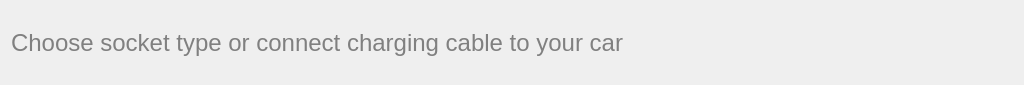
<?xml version="1.0" encoding="UTF-8"?>
<ui version="4.0">
 <class>HomeScreenNotificationBar</class>
 <widget class="QWidget" name="HomeScreenNotificationBar">
  <property name="geometry">
   <rect>
    <x>0</x>
    <y>0</y>
    <width>1024</width>
    <height>85</height>
   </rect>
  </property>
  <property name="minimumSize">
   <size>
    <width>1024</width>
    <height>85</height>
   </size>
  </property>
  <property name="maximumSize">
   <size>
    <width>1280</width>
    <height>85</height>
   </size>
  </property>
  <property name="windowTitle">
   <string>Form</string>
  </property>
  <property name="styleSheet">
   <string notr="true"/>
  </property>
  <layout class="QVBoxLayout" name="verticalLayout">
   <item>
    <widget class="QLabel" name="homeScreenNotificationLabel">
     <property name="styleSheet">
      <string notr="true">#homeScreenNotificationLabel {
	qproperty-alignment: AlignCenter;
	font-size: 24px;
	color: gray;
}</string>
     </property>
     <property name="text">
      <string>Choose socket type or connect charging cable to your car</string>
     </property>
    </widget>
   </item>
  </layout>
 </widget>
 <resources/>
 <connections/>
</ui>
